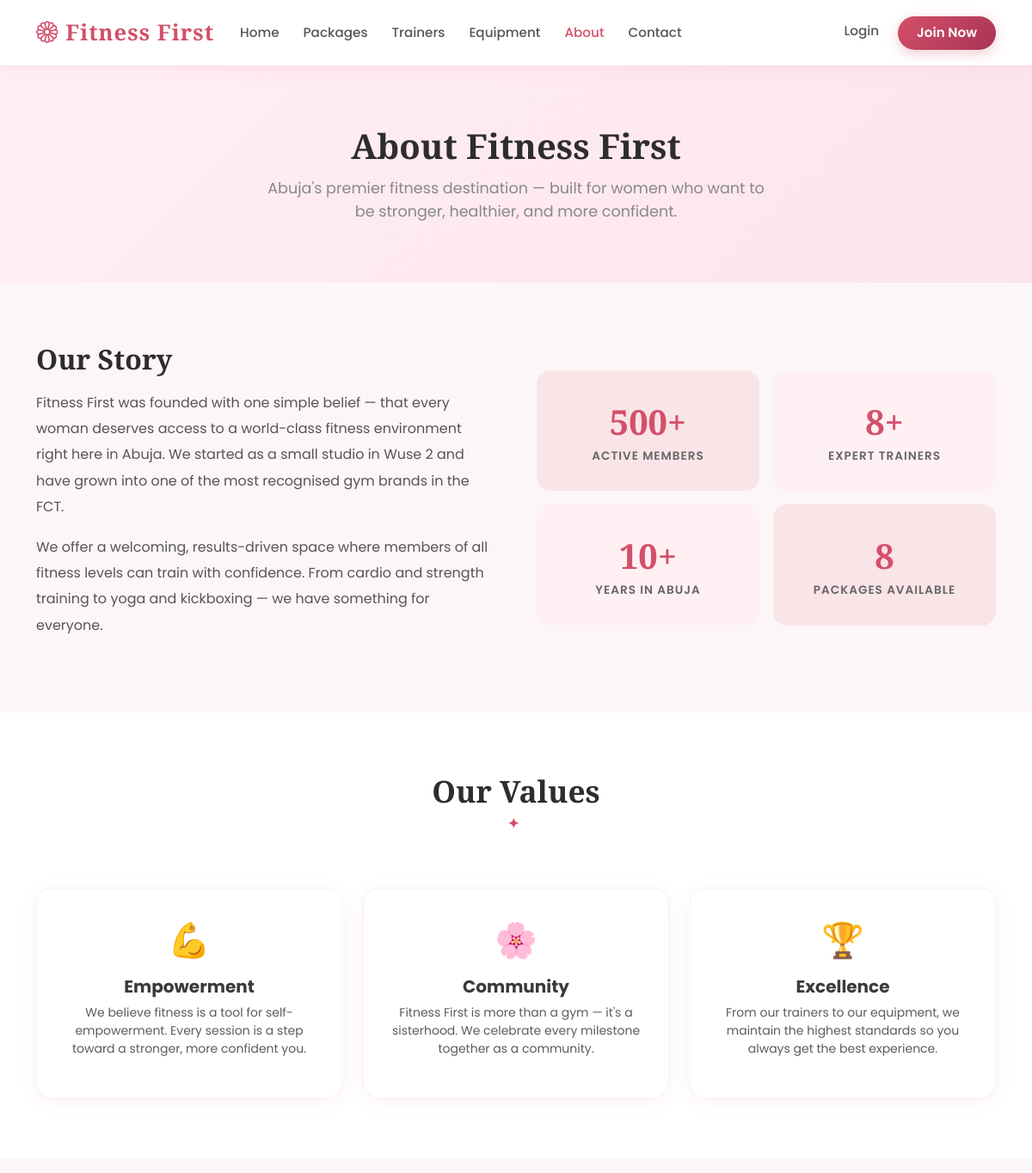
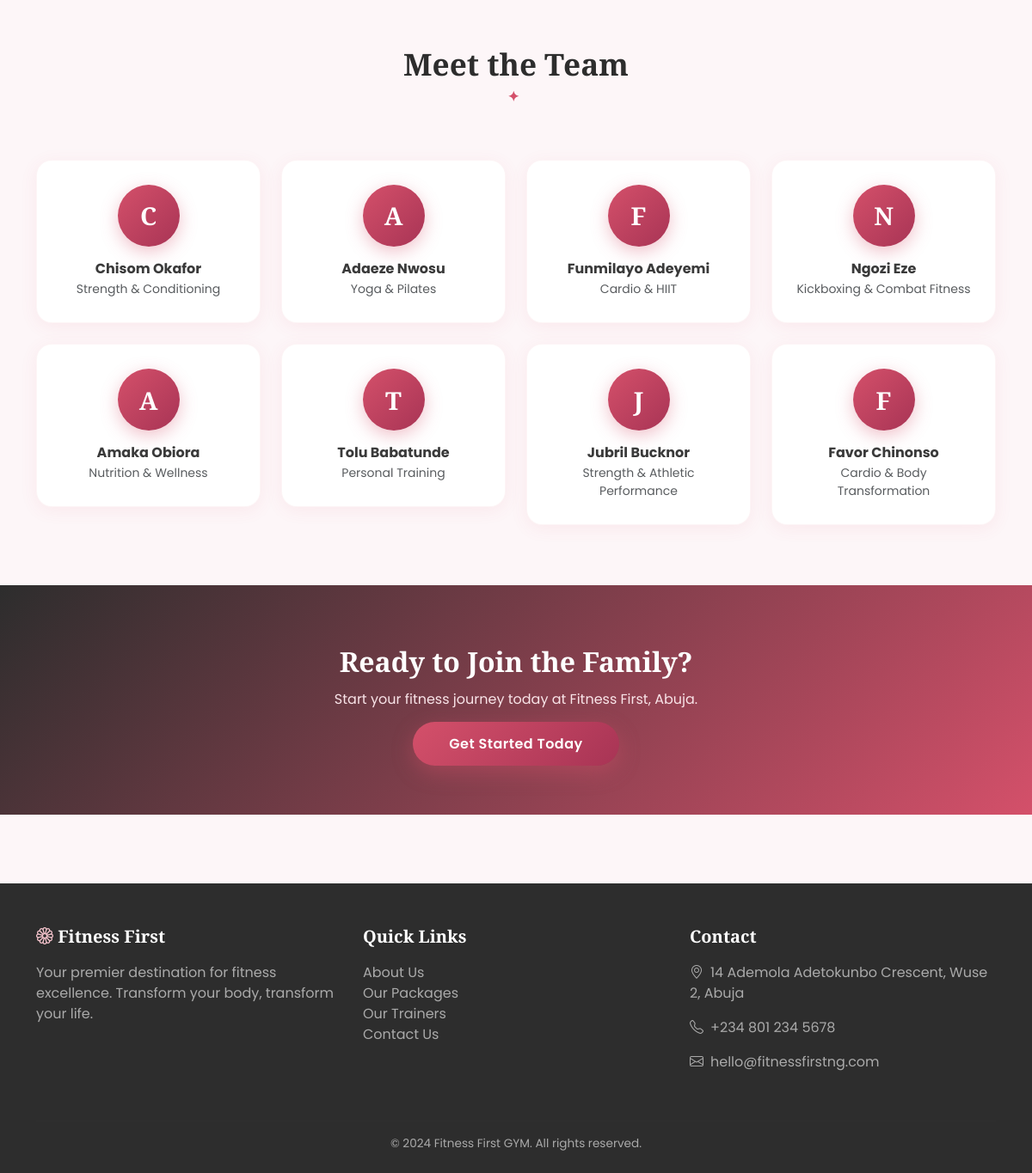
The page /about/ on the database its author committed (2 pictures, top to bottom).
### gym/models.py (models this page shows, shortened)
class Trainer(models.Model):
    name = models.CharField(max_length=100)
    specialization = models.CharField(max_length=200)
    bio = models.TextField(blank=True)
    experience_years = models.PositiveIntegerField(default=0)

### gym/views.py (the view)
# urls.py: path('about/', views.about_view, name='about'),
def about_view(request):
    trainers = Trainer.objects.all()
    return render(request, 'gym/about.html', {'trainers': trainers})

### templates/gym/about.html (shortened to what this page needs)
{% extends 'base.html' %}
{% block content %}
<div style="background:linear-gradient(135deg,#fff0f3,#fce4ec);padding:70px 0;text-align:center;">
    <div class="container">
        <h1 style="font-family:'Playfair Display',serif;font-weight:900;color:#2d2d2d;">About Fitness First</h1>
        <p style="color:#888;font-size:1.1rem;max-width:600px;margin:12px auto 0;">
            Abuja's premier fitness destination — built for women who want to be stronger, healthier, and more confident.
        </p>
    </div>
</div>
<section style="padding:70px 0;">
    <div class="container">
        <div class="row align-items-center g-5">
            <div class="col-lg-6">
                <h2 style="font-family:'Playfair Display',serif;font-weight:900;color:#2d2d2d;margin-bottom:16px;">Our Story</h2>
                <p style="color:#555;line-height:1.9;">
                    Fitness First was founded with one simple belief — that every woman deserves access to a world-class
                    fitness environment right here in Abuja. We started as a small studio in Wuse 2 and have grown
                    into one of the most recognised gym brands in the FCT.
                </p>
                <p style="color:#555;line-height:1.9;">
                    We offer a welcoming, results-driven space where members of all fitness levels can train with
                    confidence. From cardio and strength training to yoga and kickboxing — we have something for everyone.
                </p>
            </div>
            <div class="col-lg-6">
                <div class="row g-3">
                    <div class="col-6">
                        <div style="background:#f9e4e8;border-radius:16px;padding:30px;text-align:center;">
                            <div style="font-family:'Playfair Display',serif;font-size:2.5rem;font-weight:900;color:#d4506a;">500+</div>
                            <div style="color:#666;font-weight:600;font-size:0.85rem;text-transform:uppercase;letter-spacing:1px;">Active Members</div>
                        </div>
                    </div>
                    <div class="col-6">
                        <div style="background:#fff0f3;border-radius:16px;padding:30px;text-align:center;">
                            <div style="font-family:'Playfair Display',serif;font-size:2.5rem;font-weight:900;color:#d4506a;">8+</div>
                            <div style="color:#666;font-weight:600;font-size:0.85rem;text-transform:uppercase;letter-spacing:1px;">Expert Trainers</div>
                        </div>
                    </div>
                    <div class="col-6">
                        <div style="background:#fff0f3;border-radius:16px;padding:30px;text-align:center;">
                            <div style="font-family:'Playfair Display',serif;font-size:2.5rem;font-weight:900;color:#d4506a;">10+</div>
                            <div style="color:#666;font-weight:600;font-size:0.85rem;text-transform:uppercase;letter-spacing:1px;">Years in Abuja</div>
                        </div>
                    </div>
                    <div class="col-6">
                        <div style="background:#f9e4e8;border-radius:16px;padding:30px;text-align:center;">
                            <div style="font-family:'Playfair Display',serif;font-size:2.5rem;font-weight:900;color:#d4506a;">8</div>
                            <div style="color:#666;font-weight:600;font-size:0.85rem;text-transform:uppercase;letter-spacing:1px;">Packages Available</div>
                        </div>
                    </div>
                </div>
            </div>
        </div>
    </div>
</section>
<section style="background:white;padding:70px 0;">
    <div class="container">
        <h2 class="section-title">Our Values</h2>
        <div class="row g-4 mt-2">
            <div class="col-md-4">
                <div class="package-card text-center">
                    <div style="font-size:2.5rem;margin-bottom:12px;">💪</div>
                    <h5 style="font-weight:700;">Empowerment</h5>
                    <p class="text-muted small">We believe fitness is a tool for self-empowerment. Every session is a step toward a stronger, more confident you.</p>
                </div>
            </div>
            <div class="col-md-4">
                <div class="package-card text-center">
                    <div style="font-size:2.5rem;margin-bottom:12px;">🌸</div>
                    <h5 style="font-weight:700;">Community</h5>
                    <p class="text-muted small">Fitness First is more than a gym — it's a sisterhood. We celebrate every milestone together as a community.</p>
                </div>
            </div>
            <div class="col-md-4">
                <div class="package-card text-center">
                    <div style="font-size:2.5rem;margin-bottom:12px;">🏆</div>
                    <h5 style="font-weight:700;">Excellence</h5>
                    <p class="text-muted small">From our trainers to our equipment, we maintain the highest standards so you always get the best experience.</p>
                </div>
            </div>
        </div>
    </div>
</section>
{% if trainers %}
<section style="padding:70px 0;">
    <div class="container">
        <h2 class="section-title">Meet the Team</h2>
        <div class="row g-4 mt-2">
            {% for trainer in trainers %}
            <div class="col-6 col-md-4 col-lg-3">
                <div class="trainer-card">
                    <div class="trainer-avatar">{{ trainer.name|first }}</div>
                    <h6 class="mb-1" style="font-weight:700;">{{ trainer.name }}</h6>
                    <p class="text-muted small mb-0">{{ trainer.specialization }}</p>
                </div>
            </div>
            {% endfor %}
        </div>
    </div>
</section>
{% endif %}
<section style="background:linear-gradient(135deg,#2d2d2d,#d4506a);padding:70px 0;text-align:center;color:white;">
    <div class="container">
        <h2 style="font-family:'Playfair Display',serif;font-size:2rem;font-weight:900;margin-bottom:12px;">Ready to Join the Family?</h2>
        <p style="color:#f9e4e8;margin-bottom:28px;">Start your fitness journey today at Fitness First, Abuja.</p>
        {% if not user.is_authenticated %}
        <a href="{% url 'register' %}" class="btn-hero">Get Started Today</a>
        {% else %}
        <a href="{% url 'packages' %}" class="btn-hero">Browse Packages</a>
        {% endif %}
    </div>
</section>
{% endblock %}

### static/css/style.css (style rules this page uses)
:root { --primary: #d4506a; --primary-light: #f7c5ce; --primary-dark: #a83455; --accent: #f4a261; --rose: #f9e4e8; --dark: #2d2d2d; --light: #fdf6f8; --gray: #8a8a8a; --gold: #c9a96e; }
body { font-family: 'Poppins', sans-serif; background: var(--light); color: #3a3a3a; }
.btn-hero { background: linear-gradient(135deg, var(--primary), var(--primary-dark)); color: white; padding: 14px 42px; border-radius: 35px; font-size: 1rem; font-weight: 600; text-decoration: none; transition: all 0.3s; border: none; box-shadow: 0 8px 25px rgba(212, 80, 106, 0.4); letter-spacing: 0.5px; }
.section-title { font-family: 'Playfair Display', serif; font-size: 2.2rem; font-weight: 900; text-align: center; margin-bottom: 40px; color: var(--dark); position: relative; }
.section-title::after { content: '✦'; display: block; font-size: 1rem; color: var(--primary); margin: 8px auto 0; letter-spacing: 6px; }
.package-card { background: white; border-radius: 18px; padding: 30px 26px; box-shadow: 0 4px 20px rgba(212, 80, 106, 0.08); transition: transform 0.25s, box-shadow 0.25s; height: 100%; border: 1px solid rgba(212, 80, 106, 0.08); }
.trainer-card { background: white; border-radius: 18px; padding: 28px 24px; text-align: center; box-shadow: 0 4px 20px rgba(212, 80, 106, 0.08); border: 1px solid rgba(212, 80, 106, 0.06); transition: transform 0.25s; }
.trainer-avatar { width: 72px; height: 72px; background: linear-gradient(135deg, var(--primary), var(--primary-dark)); color: white; border-radius: 50%; font-family: 'Playfair Display', serif; font-size: 1.8rem; font-weight: 700; display: flex; align-items: center; justify-content: center; margin: 0 auto 16px; box-shadow: 0 6px 20px rgba(212, 80, 106, 0.35); }

### rows shown on the page
Trainer: name|first "C", name "Chisom Okafor", specialization "Strength & Conditioning"
Trainer: name|first "A", name "Adaeze Nwosu", specialization "Yoga & Pilates"
Trainer: name|first "F", name "Funmilayo Adeyemi", specialization "Cardio & HIIT"
Trainer: name|first "N", name "Ngozi Eze", specialization "Kickboxing & Combat Fitness"
Trainer: name|first "A", name "Amaka Obiora", specialization "Nutrition & Wellness"
Trainer: name|first "T", name "Tolu Babatunde", specialization "Personal Training"
Trainer: name|first "J", name "Jubril Bucknor", specialization "Strength & Athletic Performance"
Trainer: name|first "F", name "Favor Chinonso", specialization "Cardio & Body Transformation"
